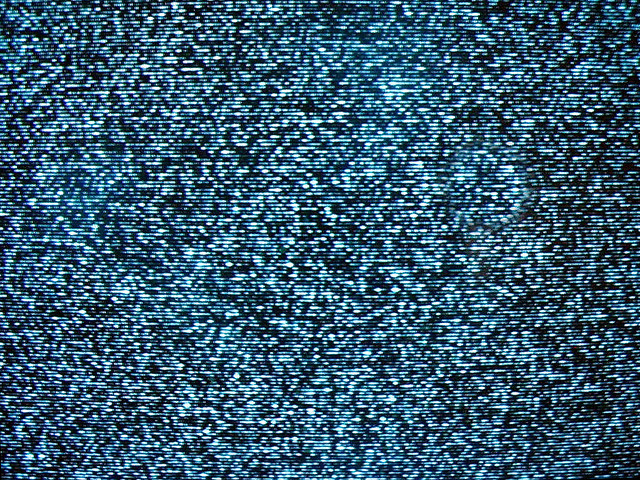
#> input picture testing/analysis/bgimg.jpg, 640 x 480 px
$ python genAnalysis.py bgimg.jpg   (Python 2 division)   (older library calls are emulated)
#> lines starting #> are read from the running program, lines starting #| are printed output that depends on the picture
import cv2
import sys,time

if len(sys.argv)>1:
  bgimg = sys.argv[1]
else:
  bgimg="bgimg.jpg"

bgimg=cv2.imread(bgimg)/2
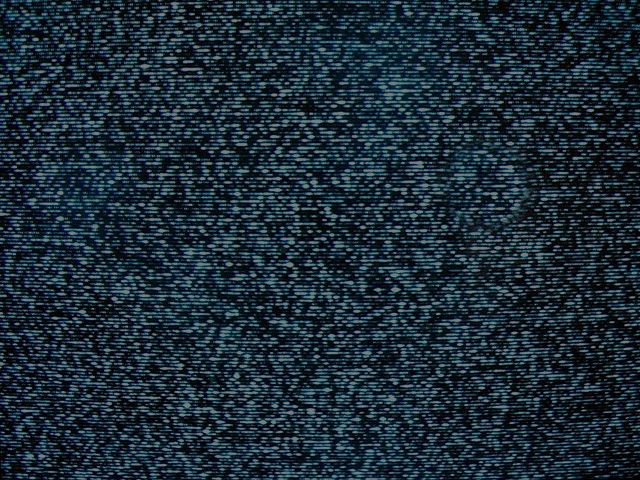
#> bgimg: shape (480, 640, 3); mean B, G, R 55.9, 44.8, 27

ht,wt,nch=bgimg.shape
#> ht = 480; wt = 640; nch = 3


"""cv2.imshow('image',bgimg)
k = cv2.waitKey(0)"""

#cap = cv2.VideoCapture("output.avi")

# Define the codec and create VideoWriter object
fourcc = cv2.cv.CV_FOURCC(*'XVID')
out = cv2.VideoWriter('output.avi',fourcc, 20.0, (wt,ht))


print ht,wt
#| 480 640


#PARAMETERS
rec_ht,rec_wt=ht-1,30
#> rec_ht = 479; rec_wt = 30
rec_init_x=0
rec_init_y=0
rec_color=(0,0,255) #(200,0,180)
rec_delta=10


rec_init_x_backup=rec_init_x

while 1:
	#time.sleep(0.01)
	tempimg=bgimg.copy()
	rec_init_x+=rec_delta

	pt1= (rec_init_x,rec_init_y)
	pt2= [(rec_init_x+rec_wt),(rec_init_y+rec_ht)]
#> pt2 = [40, 479]
	if pt2[0]>wt-1:
		pt2[0]=wt-1

	if rec_init_x>=wt:
		rec_init_x=rec_init_x_backup

	pt2=tuple(pt2)
#> pt2 = (40, 479)
	#print pt1,pt2
	#cv2.rectangle(tempimg, pt1, pt2,rec_color,thickness=-1)
	cv2.imshow("frame",tempimg)
	out.write(tempimg)
	if cv2.waitKey(1) & 0xff ==ord('q'):
#> (key q is pressed here)
		break


out.release()
cv2.destroyAllWindows()
